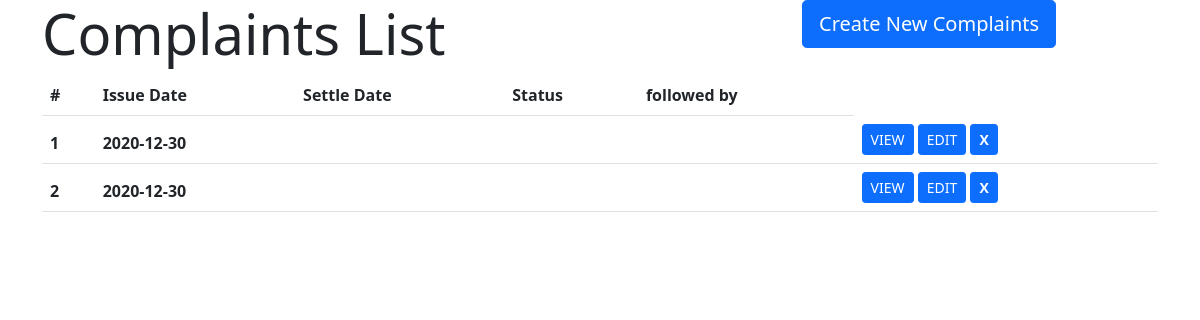
The page /complaints/readComplaint.php (signed in) on the database its author committed.
### tables this page shows
CREATE TABLE `complaints` (
  `compID` int(10) NOT NULL,
  `c_userIC` varchar(12) DEFAULT NULL,
  `c_assetID` varchar(10) DEFAULT NULL,
  `c_roomID` varchar(10) DEFAULT NULL,
  `c_status` varchar(2) DEFAULT '1',
  `proposedDate` datetime NOT NULL DEFAULT sysdate(),
  `detail` text DEFAULT NULL,
  `setledDate` datetime DEFAULT NULL,
  `action_desc` text DEFAULT NULL,
  `followedBy` varchar(12) DEFAULT NULL,
  `c_img_path` varchar(50) DEFAULT NULL
);

### complaints/readComplaint.php (the view, shortened to what this page needs)
<?php
    require_once("../dbconfig.php");
    $sql = "SELECT * FROM complaints ORDER BY compID ASC;";
    $result  = mysqli_query($conn, $sql);
?>
<!DOCTYPE html>
<html lang="en">
<head>
    <link href="https://cdn.jsdelivr.net/npm/bootstrap@5.0.0-beta1/dist/css/bootstrap.min.css" rel="stylesheet">
</head>
<body>
    <div class="container">
        <div class="row align-items-start">
            <div class="col-8"><h1 class="display-4">Complaints List</h1></div>
            <div class="col-4"><a href="createComplaint.php" class="btn btn-primary btn-lg">Create New Complaints</a></div>
        </div>
        <table class="table">
            <thead>
                <tr>
                    <th scope="col">#</th>
                    <th scope="col">Issue Date</th>
                    <th scope="col">Settle Date</th>
                    <th scope="col">Status</th>
                    <th scope="col">followed by</th>
                </tr>
                <?php
                    while($row = mysqli_fetch_array($result)){
                        $pDate = explode(" ", $row["proposedDate"]);
                        $sDate = explode(" ", $row["setledDate"]);
                        echo"<tr>";
                        echo "<th scope='row'>".$row["compID"]."</th>";
                        echo "<th>".$pDate[0]."</th>";
                        echo "<th>".$sDate[0]."</th>";
                        echo "<th>".$row["c_status"]."</th>";
                        echo "<th>".$row["followedBy"]."</th>";
                    ?>
                    <th>
                        <a href="detailComplaint.php?id=<?php echo $row["compID"]; ?>" class="btn btn-primary btn-sm">VIEW</a>
                        <a href="modifyComplaint.php?id=<?php echo $row["compID"]; ?>" class="btn btn-primary btn-sm">EDIT</a>
                        <a href="deleteComplaint.php?id=<?php echo $row["compID"]; ?>" class="btn btn-primary btn-sm"><strong>X</strong></a>
                    </th>
                <?php
                        echo"</tr>";
                    }
                ?>
            </thead>
        </table>
    </div>
</body>
</html>

### rows shown on the page
complaints: compID "1", proposedDate "2020-12-30"
complaints: compID "2", proposedDate "2020-12-30"
